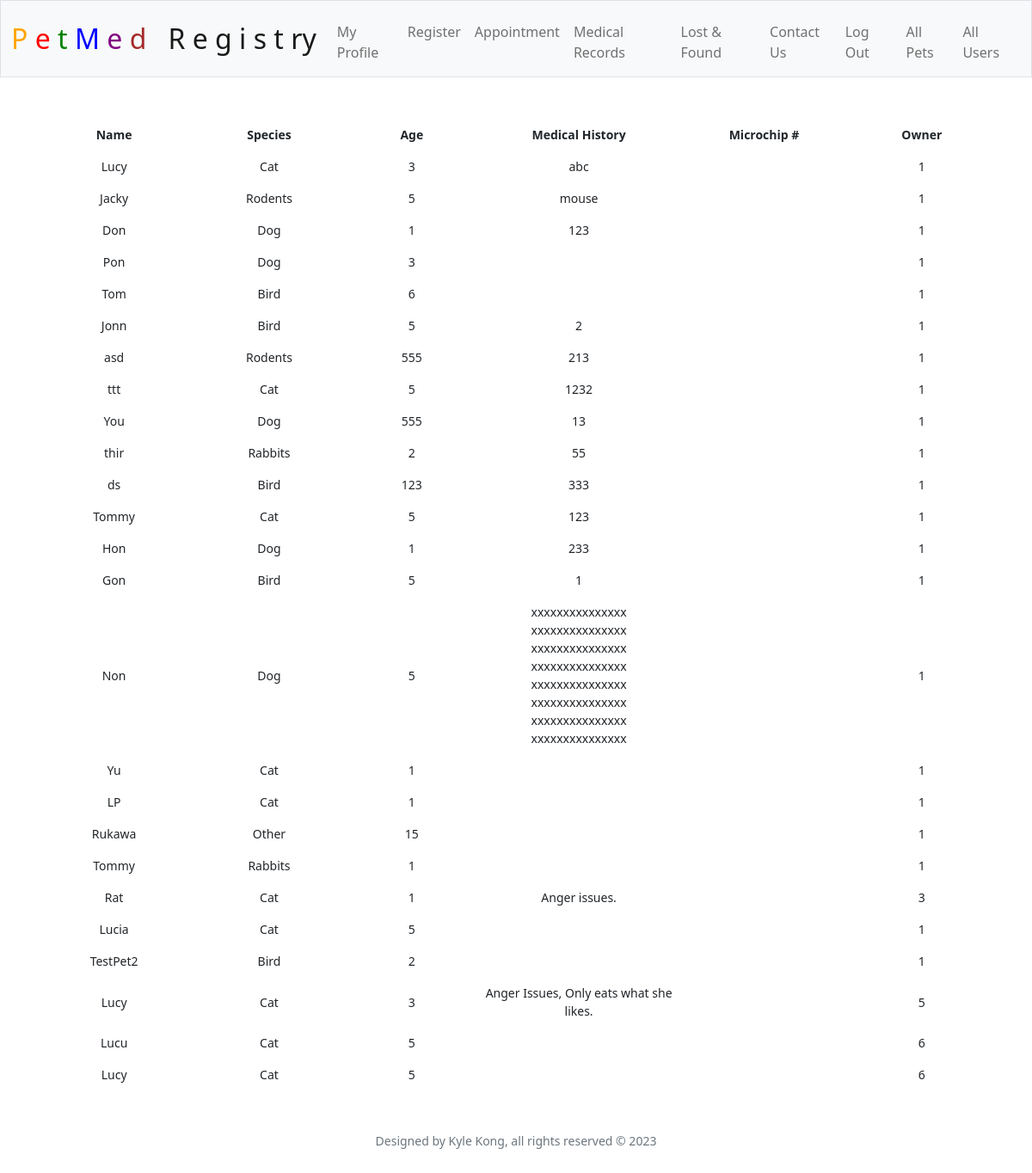
The app's page /allpets (signed in), older data.
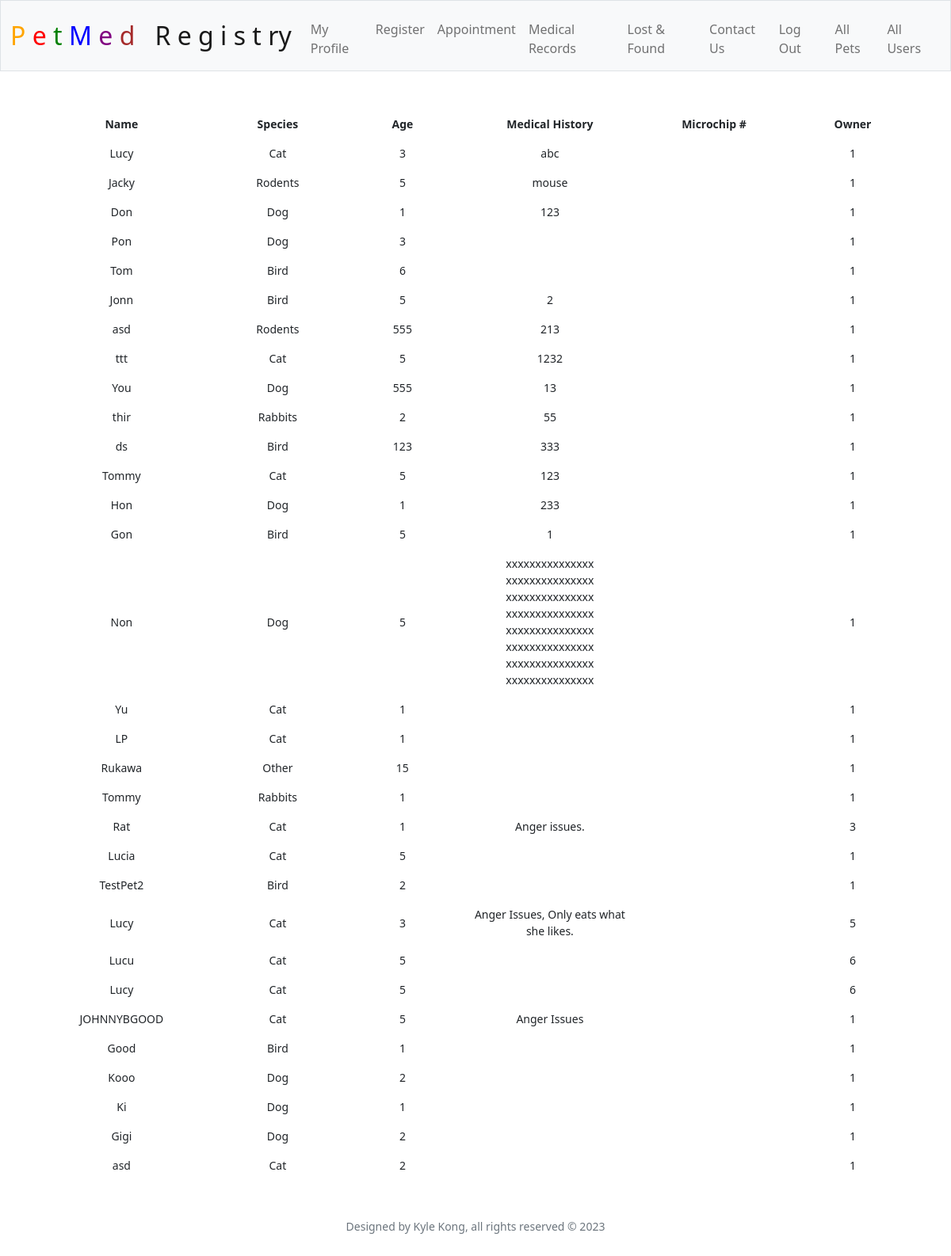
The same page, newer data.
### tables this page shows
CREATE TABLE pets (
    id INTEGER PRIMARY KEY,
    name TEXT NOT NULL,
    age INTEGER NOT NULL,
    gender TEXT NOT NULL,
    species TEXT NOT NULL,
    medical_history TEXT,
    microchip_number TEXT,
    user_id INTEGER NOT NULL REFERENCES users(id)
, photo TEXT);

### app.py (the view)
@app.route('/allpets', methods=['POST','GET'])
@login_required
def allpets():
    user_id = session["user_id"]
    rows = db.execute("SELECT role FROM users WHERE id = :id", id = user_id)
    for row in rows:
        userType = row['role']
        print(userType)
    if userType == "admin":
        allpets = db.execute("SELECT * FROM pets")
        return render_template('allpets.html', allpets=allpets)
    else:
        return apology(f"Admins only", redirect_url="index")

### app.py (called while the page is built)
@app.after_request
def after_request(response):
    response.headers["Cache-Control"] = "no-cache, no-store, must-revalidate"
    response.headers["Expires"] = 0
    response.headers["Pragma"] = "no-cache"
    return response

### helpers.py (called while the page is built)
def login_required(f):
    @wraps(f)
    def decorated_function(*args, **kwargs):
        if session.get("user_id") is None:
            return redirect("/login")
        return f(*args, **kwargs)
    return decorated_function

### templates/allpets.html (shortened to what this page needs)
{% extends "layout.html" %}
{% block main %}
<div class="container">
    <table>
        <thead>
          <tr>
            <th>Name</th>
            <th>Species</th>
            <th>Age</th>
            <th>Medical History</th>
            <th>Microchip #</th>
            <th>Owner</th>
          </tr>
        </thead>
        <tbody>
          {% for pet in allpets %}
          <tr>
            <td>{{ pet.name }}</td>
            <td>{{ pet.species }}</td>
            <td>{{ pet.age }}</td>
            <td>{{ pet.medical_history }}</td>
            <td>{{ pet.mircochip_number }}</td>
            <td>{{ pet.user_id }}</td>
          </tr>
          {% endfor %}
        </tbody>
      </table>
  </div>
{% endblock %}

### templates/layout.html (shortened to what this page needs)
<!DOCTYPE html>
<html lang="en">
    <head>
        <link href="https://cdn.jsdelivr.net/npm/bootstrap@5.1.3/dist/css/bootstrap.min.css" rel="stylesheet">
        <link href="/static/styles.css" rel="stylesheet">
    </head>
    <body>
        <nav class="bg-light border navbar navbar-expand-md navbar-light">
            <div class="container-fluid">
                <a class="navbar-brand" href="/">
                    <span class="p">P</span>
                    <span class="e">e</span>
                    <span class="t">t</span>
                    <span class="m">M</span>
                    <span class="e2">e</span>
                    <span class="d">d</span>
                    <span class="space">&nbsp;</span>
                    <span class="r">R</span>
                    <span class="e3">e</span>
                    <span class="g">g</span>
                    <span class="i">i</span>
                    <span class="s">s</span>
                    <span class="t2">t</span>
                    <span class="r2">r</span">y</span>
                </a>
                <div class="collapse navbar-collapse" id="navbar">
                    {% if session["user_id"] %}
                        <ul class="navbar-nav me-auto mt-2">
                            {% if session["username"] %}
                            <li class="nav-item">
                                <a class="nav-link" href="{{url_for('userprofile', id=session["user_id"])}}" id="profile-link">Welcome, {{ session["username"] }}</a>
                            </li>
                                    <li class="nav-item"><a class="nav-link" href="/registerpet">Register</a></li>
                                    <li class="nav-item"><a class="nav-link" href="/appointment">Appointment</a></li>
                                    <li class="nav-item"><a class="nav-link" href="/med_records">Medical Records</a></li>
                                    <li class="nav-item"><a class="nav-link" href="/lostnfound">Lost & Found</a></li>
                                    <li class="nav-item"><a class="nav-link" href="/contact">Contact Us</a></li>
                                {% endif %}
                        </ul>
                        <ul class="navbar-nav ms-auto mt-2">
                            <li class="nav-item"><a class="nav-link" href="/logout">Log Out</a></li>
                            <li class="nav-item"><a class="nav-link" href="/allpets">All Pets</a></li>
                            <li class="nav-item"><a class="nav-link" href="/allusers">All Users</a></li>
                        </ul>
                    {% else %}
                        <ul class="navbar-nav ms-auto mt-2">
                            <li class="nav-item"><a class="nav-link" href="/contact">Contact Us</a></li>
                            <li class="nav-item"><a class="nav-link" href="/register">Register</a></li>
                            <li class="nav-item"><a class="nav-link" href="/login">Log In</a></li>
                        </ul>
                    {% endif %}
                </div>
            </div>
        </nav>
        <main class="container-fluid py-5 text-center">
            {% block main %}{% endblock %}
        </main>
        <footer class="mb-5 small text-center text-muted">
            <p>Designed by Kyle Kong, all rights reserved &copy; 2023</p>
        </footer>
</html>

### static/styles.css (style rules this page uses)
nav .navbar-brand { font-size: xx-large; }
.navbar-brand .p { color: orange; }
.navbar-brand .e { color: red; }
.navbar-brand .t { color: green; }
.navbar-brand .m { color: blue; }
.navbar-brand .e2 { color: purple; }
.navbar-brand .d { color: brown; }
.navbar-brand .space { color: black; }
td { width: 1%; }
table td, table th { font-size: 14px; padding: 0.5rem; margin: 0; }

Row changes from the older to the newer data that the page shows:
added pets: name "JOHNNYBGOOD", species "Cat", age "5", medical_history "Anger Issues", user_id "1"
added pets: name "Good", species "Bird", age "1", user_id "1"
added pets: name "Kooo", species "Dog", age "2", user_id "1"
added pets: name "Ki", species "Dog", age "1", user_id "1"
added pets: name "Gigi", species "Dog", age "2", user_id "1"
added pets: name "asd", species "Cat", age "2", user_id "1"
